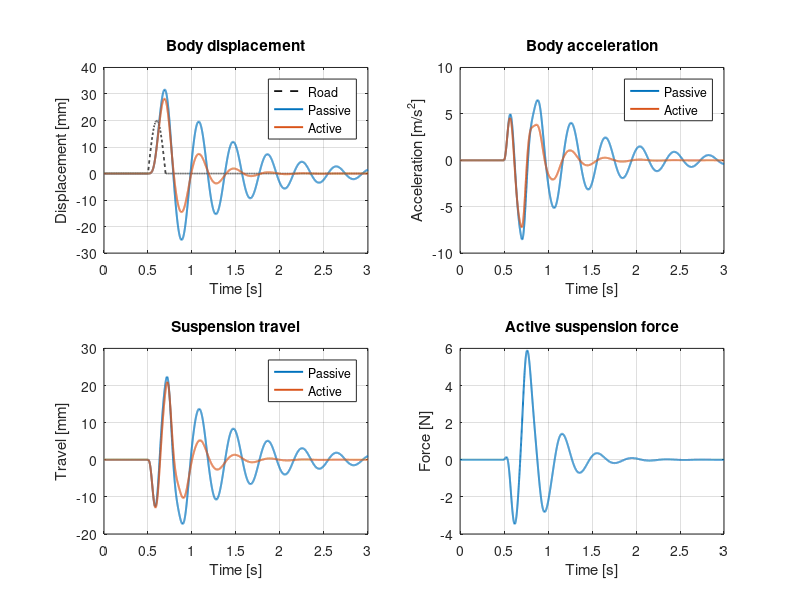

MATLAB code to generate this figure: (Note: this script raises an error after producing the figure.)
%ACTIVE_SUSPENSION_DEMO Quarter-car state-space simulation.

clear; close all; clc;
script_dir = fileparts(mfilename('fullpath'));
if isempty(script_dir), script_dir = pwd; end

% Parameters from the laboratory-scale quarter-car model.
ms = 2.45;    % sprung mass [kg]
mu = 1.40;    % unsprung mass [kg]
ks = 900;     % suspension stiffness [N/m]
kt = 2500;    % tire stiffness [N/m]
cs = 12;      % suspension damping [N*s/m]
ct = 10;      % tire damping [N*s/m]

A = [
    0,       1,              0,             0;
   -ks/ms,  -cs/ms,          ks/ms,          cs/ms;
    0,       0,              0,             1;
    ks/mu,   cs/mu, -(ks+kt)/mu, -(cs+ct)/mu
];
B_u = [0; 1/ms; 0; -1/mu];
B_r = [0, 0; 0, 0; 0, 0; kt/mu, ct/mu];

% Precomputed continuous-time LQR gain for
% Q=diag([1000, 50, 500, 20]) and R=0.1.
K = [5.53851381, 16.16044593, -63.16123187, -1.48613719];

fprintf('Passive poles:\n'); disp(eig(A).');
fprintf('Active closed-loop poles:\n'); disp(eig(A - B_u*K).');

dt = 0.0005;
t = 0:dt:3;
road = zeros(size(t));
road_velocity = zeros(size(t));
bump = t >= 0.5 & t <= 0.7;
phase = (t(bump)-0.5)/0.2*pi;
road(bump) = 0.02*sin(phase);
road_velocity(bump) = 0.02*pi/0.2*cos(phase);

x_passive = zeros(4, numel(t));
x_active = zeros(4, numel(t));
u_active = zeros(size(t));
acc_passive = zeros(size(t));
acc_active = zeros(size(t));
u_limit = 50;

for k = 1:numel(t)-1
    disturbance = [road(k); road_velocity(k)];

    dx_passive = A*x_passive(:,k) + B_r*disturbance;
    x_passive(:,k+1) = x_passive(:,k) + dt*dx_passive;

    u_unsaturated = -K*x_active(:,k);
    u_active(k) = min(max(u_unsaturated, -u_limit), u_limit);
    dx_active = A*x_active(:,k) + B_u*u_active(k) + B_r*disturbance;
    x_active(:,k+1) = x_active(:,k) + dt*dx_active;

    acc_passive(k) = dx_passive(2);
    acc_active(k) = dx_active(2);
end
u_active(end) = u_active(end-1);
acc_passive(end) = acc_passive(end-1);
acc_active(end) = acc_active(end-1);

fig = figure('Color', 'w', 'Position', [100, 100, 1100, 780]);
subplot(2,2,1);
plot(t, 1000*road, 'k--', 'LineWidth', 1.2); hold on;
plot(t, 1000*x_passive(1,:), 'LineWidth', 1.4);
plot(t, 1000*x_active(1,:), 'LineWidth', 1.4); grid on;
title('Body displacement'); xlabel('Time [s]'); ylabel('Displacement [mm]');
legend('Road','Passive','Active','Location','best');

subplot(2,2,2);
plot(t, acc_passive, 'LineWidth', 1.4); hold on;
plot(t, acc_active, 'LineWidth', 1.4); grid on;
title('Body acceleration'); xlabel('Time [s]'); ylabel('Acceleration [m/s^2]');
legend('Passive','Active','Location','best');

subplot(2,2,3);
plot(t, 1000*(x_passive(1,:)-x_passive(3,:)), 'LineWidth', 1.4); hold on;
plot(t, 1000*(x_active(1,:)-x_active(3,:)), 'LineWidth', 1.4); grid on;
title('Suspension travel'); xlabel('Time [s]'); ylabel('Travel [mm]');
legend('Passive','Active','Location','best');

subplot(2,2,4);
plot(t, u_active, 'LineWidth', 1.4); grid on;
title('Active suspension force'); xlabel('Time [s]'); ylabel('Force [N]');

sgtitle('Quarter-car active suspension comparison');
out_path = fullfile(script_dir, 'figures', 'active_suspension_results.png');
exportgraphics(fig, out_path, 'Resolution', 160);
fprintf('Peak passive body acceleration: %.3f m/s^2\n', max(abs(acc_passive)));
fprintf('Peak active body acceleration: %.3f m/s^2\n', max(abs(acc_active)));
fprintf('Saved figure: %s\n', out_path);
